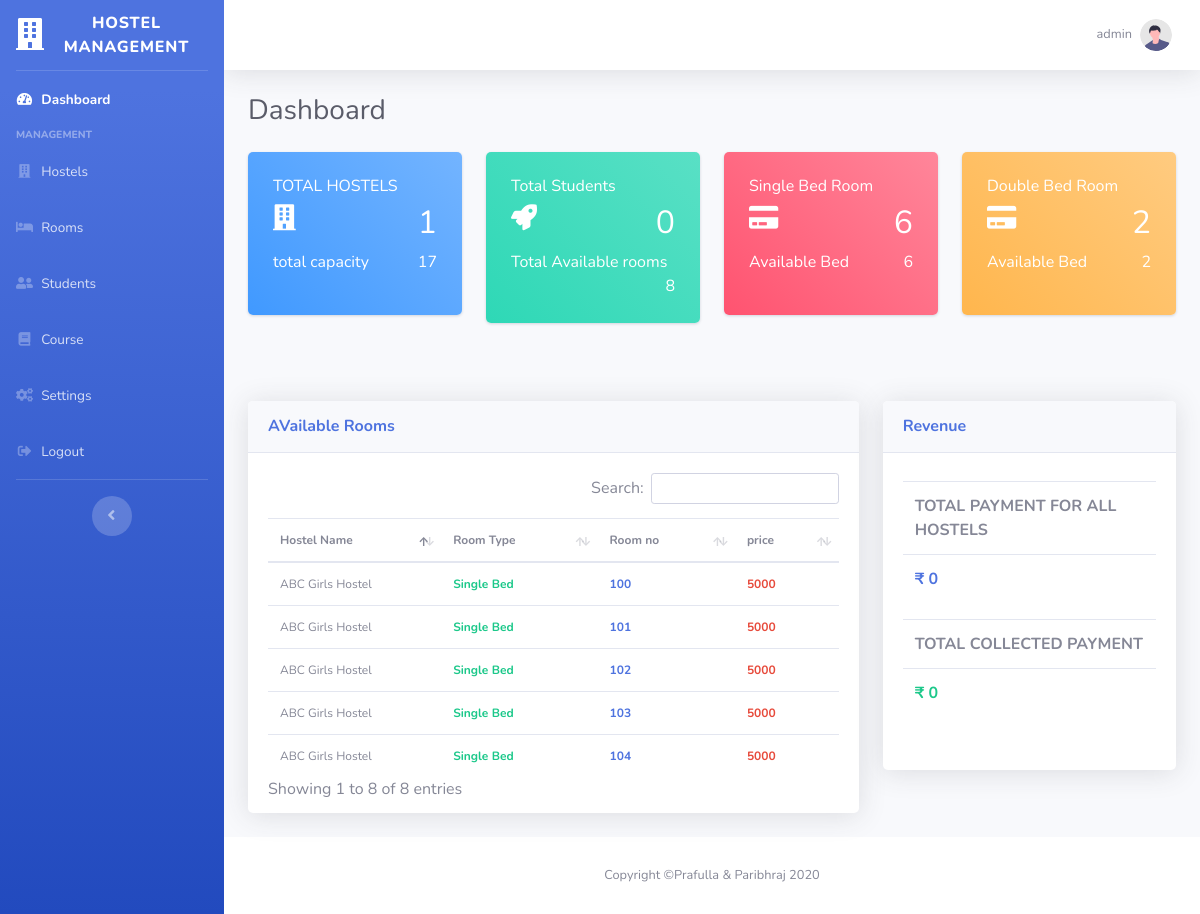
The app's page /index.php (signed in) with its own data.
### tables this page shows
CREATE TABLE `room` (
  `rid` mediumint(9) NOT NULL,
  `hname` varchar(255) DEFAULT NULL,
  `rno` mediumint(9) DEFAULT NULL,
  `rprice` int(11) NOT NULL,
  `rtype` varchar(255) DEFAULT NULL,
  `status` varchar(255) DEFAULT '0'
);

### dashboard.php (the view, shortened to what this page needs)
<?php
include('include/header.php');
$sql = "SELECT count(hid) FROM hostel";
$result = $conn->query($sql);
$row = mysqli_fetch_row($result);
$thostel = $row[0];
$sql = "SELECT sum(hcap) as capac FROM hostel";
$result = $conn->query($sql);
$row = mysqli_fetch_array($result);
$tcap = $row['capac']+0;
$sql = "SELECT count(sid) FROM student";
$result = $conn->query($sql);
$row = mysqli_fetch_row($result);
$tstudent = $row[0];
$sql = "SELECT count(rid) FROM room";
$result = $conn->query($sql);
$row = mysqli_fetch_row($result);
$troom = $row[0];
$sql = "SELECT count(rid) FROM room where rtype = 'Single'";
$result = $conn->query($sql);
$row = mysqli_fetch_row($result);
$sbed = $row[0];
$sql = "SELECT count(rid) FROM room where status = '0' and rtype = 'Single' ";
$result = $conn->query($sql);
$row = mysqli_fetch_row($result);
$savl = $row[0];
$sql = "SELECT count(rid) FROM room where rtype = 'Double'";
$result = $conn->query($sql);
$row = mysqli_fetch_row($result);
$dbed = $row[0];
$sql = "SELECT COUNT(rid) FROM room WHERE rtype = 'Double' and status = '0' or status = '2'";
$result = $conn->query($sql);
$row = mysqli_fetch_row($result);
$davl = $row[0];
?>
<div class="container-fluid">
    <div class="d-sm-flex align-items-center justify-content-between mb-4">
        <h1 class="h3 mb-0 text-gray-800">Dashboard</h1>
    </div>
    <div class="row">
        <div class="col-md-4 col-xl-3">
            <div class="card bg-c-blue order-card">
                <div class="card-block">
                    <h6 class="m-b-20">TOTAL HOSTELS</h6>
                    <h2 class="text-right">
                        <i class="fa fa-building f-left"></i>
                        <span><?php echo $thostel; ?></span></h2>
                    <p class="m-b-0">total capacity<span class="f-right"><?php echo $tcap; ?></span></p>
                </div>
            </div>
        </div>
        <div class="col-md-4 col-xl-3">
            <div class="card bg-c-green order-card">
                <div class="card-block">
                    <h6 class="m-b-20">Total Students</h6>
                    <h2 class="text-right">
                        <i class="fa fa-rocket f-left"></i>
                        <span><?php echo $tstudent; ?></span></h2>
                    <p class="m-b-0">Total Available rooms<span class="f-right"><?php echo $troom; ?></span></p>
                </div>
            </div>
        </div>
        <div class="col-md-4 col-xl-3">
            <div class="card bg-c-pink order-card">
                <div class="card-block">
                    <h6 class="m-b-20">Single Bed Room</h6>
                    <h2 class="text-right">
                        <i class="fa fa-credit-card f-left"></i>
                        <span><?php echo $sbed; ?></span></h2>
                    <p class="m-b-0">Available Bed
                        <span class="f-right"><?php echo $savl; ?></span></p>
                </div>
            </div>
        </div>
        <div class="col-md-4 col-xl-3">
            <div class="card bg-c-yellow order-card">
                <div class="card-block">
                    <h6 class="m-b-20">Double Bed Room</h6>
                    <h2 class="text-right">
                        <i class="fa fa-credit-card f-left"></i>
                        <span><?php echo $dbed; ?></span></h2>
                    <p class="m-b-0">Available Bed<span class="f-right"><?php echo $davl; ?></span></p>
                </div>
            </div>
        </div>
    </div>
    <div class="row mt-5">
        <div class="col-xl-8 col-lg-7">
            <div class="card shadow mb-4">
                <div
                    class="card-header py-3 d-flex flex-row align-items-center justify-content-between">
                    <h6 class="m-0 font-weight-bold text-primary">AVailable Rooms</h6>
                </div>
                <div class="card-body">
                    <div class="chart-area">
                        <table class="table roomdetail" style="font-size: 12px;">
                            <thead>
                                <th>Hostel Name</th>
                                <th>Room Type</th>
                                <th>Room no</th>
                                <th>price</th>
                            </thead>
                            <tbody>
                                <?php
                                            $sql = "SELECT * FROM room ";
                                            $result = $conn->query($sql);
                                            while($row = $result->fetch_assoc()){
                                            echo'
                                            <tr>
                                                <td>'.$row["hname"].'</td>
                                                <td class="font-weight-bold text-success">'.$row["rtype"].' Bed</td>
                                                <td class="font-weight-bold text-primary">'.$row["rno"].'</td>
                                                <td class="font-weight-bold text-danger">'.$row["rprice"].'</td>
                                            </tr>';
                                            }
                                            ?>
                            </tbody>
                        </table>
                    </div>
                </div>
            </div>
        </div>
        <div class="col-xl-4 col-lg-5">
            <div class="card shadow mb-4">
                <div
                    class="card-header py-3 d-flex flex-row align-items-center justify-content-between">
                    <h6 class="m-0 font-weight-bold text-primary">Revenue
                    </h6>
                </div>
                <?php
                $sql = "SELECT sum(TotalPayment) as tpay, sum(Paymentdone) as payd FROM student";
                $result = $conn->query($sql);
                $row = mysqli_fetch_assoc($result);
                $tpayment = $row['tpay']+0;
                $paymentdone = $row['payd']+0;
                ?>
                <div class="card-body">
                    <div class="chart-pie  pt-2 pb-2">
                    <table class="table">
                        <th class="text-uppercase">total payment for all hostels</th>
                        <tr>
                            <td class="font-weight-bold text-primary">₹ <?php echo $tpayment; ?></td>
                        </tr>
                    </table>
                    <table class="table">
                        <th class="text-uppercase">total collected payment</th>
                        <tr>
                            <td class="font-weight-bold text-success">₹ <?php echo $paymentdone; ?></td>
                        </tr>
                    </table>
                    </div>
                </div>
            </div>
        </div>
    </div>
</div>
<?php include('include/footer.php') ?>

### css/custom.css (style rules this page uses)
.order-card { color: #fff; }
.bg-c-blue { background: linear-gradient(45deg,#4099ff,#73b4ff); }
.bg-c-green { background: linear-gradient(45deg,#2ed8b6,#59e0c5); }
.bg-c-yellow { background: linear-gradient(45deg,#FFB64D,#ffcb80); }
.bg-c-pink { background: linear-gradient(45deg,#FF5370,#ff869a); }
.card { border-radius: 5px; -webkit-box-shadow: 0 1px 2.94px 0.06px rgba(4,26,55,0.16); box-shadow: 0 1px 2.94px 0.06px rgba(4,26,55,0.16); border: none; margin-bottom: 30px; -webkit-transition: all 0.3s ease-in-out; transition: all 0.3s ease-in-out; }
.card .card-block { padding: 25px; }
.order-card i { font-size: 26px; }
.f-left { float: left; }
.f-right { float: right; }

### records on screen
room: hname "ABC Girls Hostel", rtype "Single", rno "100", rprice "5000"
room: hname "ABC Girls Hostel", rtype "Single", rno "101", rprice "5000"
room: hname "ABC Girls Hostel", rtype "Single", rno "102", rprice "5000"
room: hname "ABC Girls Hostel", rtype "Single", rno "103", rprice "5000"
room: hname "ABC Girls Hostel", rtype "Single", rno "104", rprice "5000"

### other values on screen
$_SESSION["username"] "admin"
$thostel "1"
$tcap "17"
$tstudent "0"
$troom "8"
$sbed "6"
$savl "6"
$dbed "2"
$davl "2"
$tpayment "0"
$paymentdone "0"
